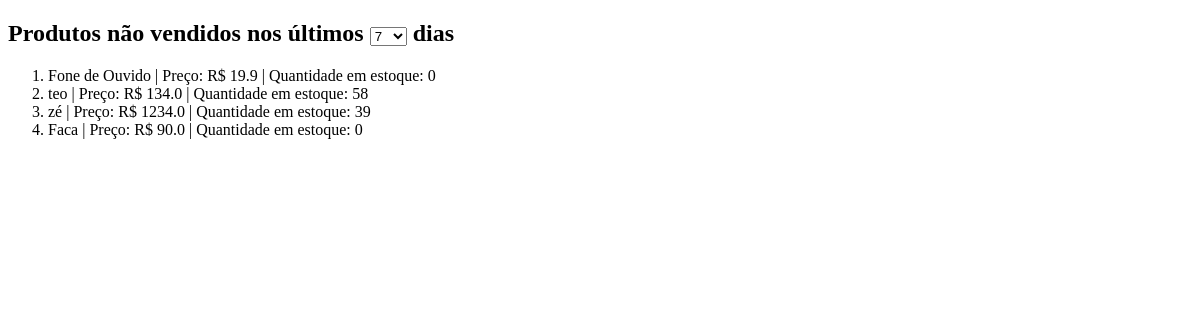
The page /relatorios/naovendidos on the database as committed earlier.
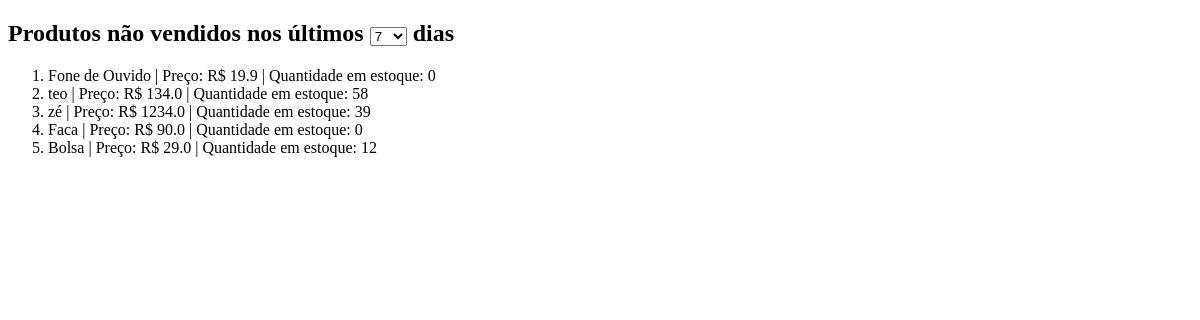
The same page on the database as committed later.
### models/produtos.py (models this page shows, shortened)
class Produto(Base):
    __tablename__ = 'tb_produtos'
    pro_id: Mapped[int] = mapped_column(primary_key=True, autoincrement=True)
    pro_nome: Mapped[str] = mapped_column(nullable=False)
    pro_descricao: Mapped[str] = mapped_column(nullable=False)
    pro_preco: Mapped[float] = mapped_column(nullable=False)
    pro_estoque: Mapped[int] = mapped_column()

### controllers/relatorios.py (the view)
@relatorio_bp.route('/naovendidos', methods=['GET', 'POST'])
def naovendidos():
    consulta = []
    dias = request.form.get("dias", type=int, default=7)
    result = []
    print("metodo post")
    try:
        sql_mysql = text("""
            SELECT pro_nome, pro_preco, pro_estoque
            FROM tb_produtos
            WHERE pro_id NOT IN (
                SELECT vpr_pro_id
                FROM tb_vendas_produtos
                JOIN tb_vendas ON vpr_ven_id = ven_id
                WHERE ven_data >= CURDATE() - INTERVAL :dias DAY
            )
        """)
        sql_sqlite = text("""
SELECT pro_nome, pro_preco, pro_estoque
FROM tb_produtos
WHERE pro_id NOT IN (
    SELECT DISTINCT vpr_pro_id
    FROM tb_vendas_produtos
    JOIN tb_vendas ON vpr_ven_id = ven_id
    WHERE ven_data >= DATE('now', '-? days')
)
""")
        consulta = session.execute(sql_sqlite, {"dias": dias}).fetchall()
        print(consulta)
        subquery = (
            session.query(VendaProdutos.vpr_pro_id)
            .join(Venda, VendaProdutos.vpr_ven_id == Venda.ven_id)
            .filter(Venda.ven_data >= func.date('now', f'-{dias} days'))  # Usar função compatível com SQLite
            .subquery()
        )
        query = (
            session.query(Produto.pro_nome, Produto.pro_preco, Produto.pro_estoque)
            .filter(Produto.pro_nome.not_in(select(subquery)))  # Força o uso de SELECT
        )
        result = query.all()
        print("Resultado da consulta:", result)
    except Exception as e:
        print(f"Erro ao gerar relatório: {str(e)}", "error")
        flash(f"Erro ao gerar relatório: {str(e)}", "error")
    finally:
        return render_template("relatorios/naovendidos.html", produtos=result)

### templates/relatorios/naovendidos.html (shortened to what this page needs)
{% extends "model.html" %}
{% block content %}
<div>
    <h2>Produtos não vendidos nos últimos
        <form action="{{ url_for('relatorio.naovendidos') }}" method="post" style="display:inline;">
            <select name="dias" id="dias" onchange="this.form.submit()">
                <option value="7" {% if request.form.get('dias') == '7' %}selected{% endif %}>7</option>
            </select>
        </form>
        dias
    </h2>
    <ol>
        {% if produtos %}
            {% for produto in produtos %}
            <li>{{ produto.pro_nome }} | Preço: R$ {{ produto.pro_preco }} | Quantidade em estoque: {{ produto.pro_estoque }}</li>
            {% endfor %}
        {% else %}
            <p>Nenhum produto encontrado.</p>
        {% endif %}
    </ol>
</div>
{% endblock %}

Rows that differ between the two databases and show on the page:
added Produto: pro_nome "Bolsa", pro_preco "29.0", pro_estoque "12"
